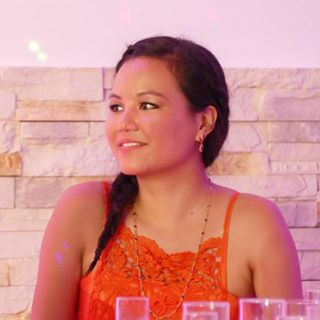
#> input picture images/julie.jpg, 320 x 320 px, given in place of im2_aligned.png, which was not available
$ python hybrid_image_starter.py   (older library calls are emulated)
#> lines starting #> are read from the running program, lines starting #| are printed output that depends on the picture; pictures that were not available may be replaced by others from this repository, and a replacement may not be noted
#> further down, im1_aligned is the input picture: shape (320, 320, 3); mean R, G, B 210.7, 141, 137.7
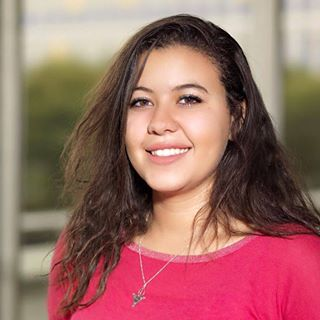
#> input picture images/meryem.jpg, 320 x 320 px, given in place of im1_aligned.png, which was not available
#> further down, im2_aligned is the input picture: shape (320, 320, 3); mean R, G, B 155.5, 107.8, 101.7
### align_image_code.py
import math
import numpy as np
import matplotlib.pyplot as plt
import skimage.transform as sktr
import scipy
import matplotlib.image as mpimg

# [84 lines left out: functions get_points, recenter, find_centers, align_image_centers, rescale_images, rotate_im1 and 2 more, not called in this run]


def kernel(l,sigma):
    ax = np.arange(-l // 2 + 1., l // 2 + 1.)
    xx, yy = np.meshgrid(ax, ax)

    Kernel = np.exp(-(xx ** 2 + yy ** 2) / (2. * sigma ** 2))

    Kernel = Kernel / np.sum(Kernel)
    return Kernel

def rgb2gray(rgb):

    r, g, b = rgb[:,:,0], rgb[:,:,1], rgb[:,:,2]
    gray = 0.2989 * r + 0.5870 * g + 0.1140 * b

    return gray


def hybrid_image(im1_aligned, im2_aligned, sigma1, sigma2, Lambda):
#> called with sigma1 = 6, sigma2 = 0.1, Lambda = 0.6
    size=25

    H, W, _ = im1_aligned.shape
#> H = 320; W = 320

    # Filter 1
    kernel1 = kernel(size,sigma1)
    #filter 2
    kernel2 = kernel(size, sigma2)

    #filter3
    kernel3=kernel(size, 3 )

    #convolution
    H_final = H + size - 1
#> H_final = 344
    W_final = W + size - 1
#> W_final = 344

    im1_filtered=np.zeros((H_final, W_final,3))
    im2_filtered=np.zeros((H_final, W_final,3))

    for i in range(3):

        im1_filtered[:, :, i]=scipy.signal.convolve2d (im1_aligned[:,:,i], kernel1)

        im2_filtered[:,:,i ]= scipy.signal.convolve2d (im2_aligned[:,:,i], kernel3-kernel2 )
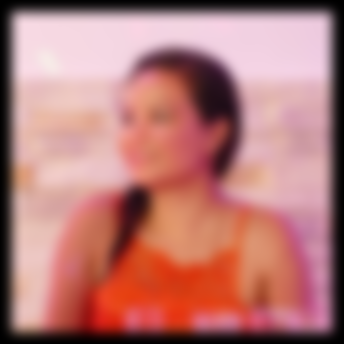
#> im1_filtered: shape (344, 344, 3) float64; mean R, G, B 182.3, 122, 119.2
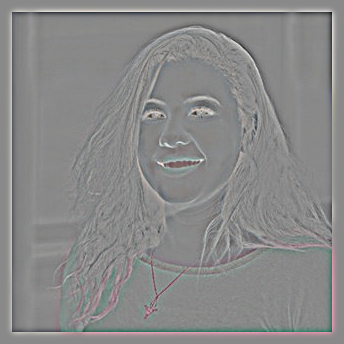
#> im2_filtered: shape (344, 344, 3) float64; mean R, G, B 0, 0, 0; drawn with min black and max white


    #image1
    plt.figure(1)

    plt.subplot(331)
    plt.imshow(im1_aligned)
    plt.title(" Image1 original ")

    plt.subplot(333)
    plt.imshow(np.log(np.abs(np.fft.fftshift(np.fft.fft2(rgb2gray(im1_aligned))))))
    plt.title(" Frequency domain image1 before filtering")

    plt.subplot(335)
    plt.imshow(kernel1)
    plt.title('Low-pass kernel')

    plt.subplot(337)
    plt.imshow(im1_filtered)
    plt.title(" Image1 filtered")


    plt.subplot(339)
    plt.imshow(np.log(np.abs(np.fft.fftshift(np.fft.fft2(rgb2gray(im1_filtered))))))
    plt.title(" Frequency domain image1 after low-pass filter")
    plt.show()

    #image2
    plt.figure(2)

    plt.subplot(331)
    plt.imshow(im2_aligned)
    plt.title(" Image2 original ")

    plt.subplot(333)
    plt.imshow(np.log(np.abs(np.fft.fftshift(np.fft.fft2(rgb2gray(im2_aligned))))))
    plt.title(" Frequency domain image1 before filtering")

    plt.subplot(335)
    plt.imshow(kernel2)
    plt.title('high-pass kernel')

    plt.subplot(337)
    plt.imshow(im2_filtered)
    plt.title(" Image2 filtered")

    plt.subplot(339)
    plt.imshow(np.log(np.abs(np.fft.fftshift(np.fft.fft2(rgb2gray(im2_filtered))))))
    plt.title(" Frequency domain image2 after high-pass filter")
    plt.show()

    # linear combination of bot images
    hybrid_img=im1_filtered*Lambda + (1-Lambda)*im2_filtered

    plt.figure(3)
    plt.imshow(np.log(np.abs(np.fft.fftshift(np.fft.fft2(rgb2gray(hybrid_img))))))
#> in rgb2gray (call 5), `gray = 0.2989 * r + 0.5870 * g + 0.1140 * b`:
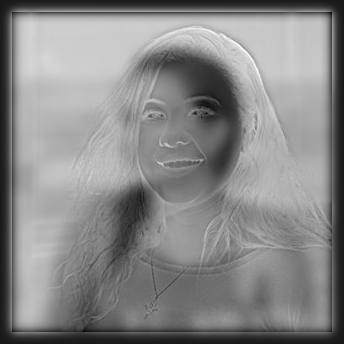
#> gray: shape (344, 344) float64; min -19.28, max 174, mean 83.8; drawn with min black and max white
    plt.title(" Frequency domain hybrid image ")
    plt.show()
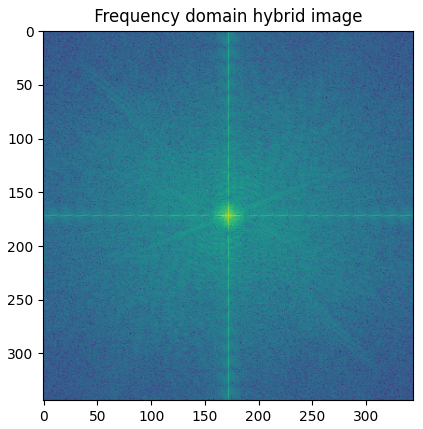
#> figure drawn by matplotlib, 1 panel


    return hybrid_img

### hybrid_image_starter.py
import matplotlib.pyplot as plt
import numpy as np
from align_image_code import align_images
from align_image_code import hybrid_image
import scipy.misc

#First load images

# high sf
# im1 = plt.imread('julie.jpg')#/255.
# im1 = im1[:,:,:3]
#
# # low sf
# im2 = plt.imread('meryem.jpg')#/255
# im2 = im2[:,:,:3]
#
# # Next align images (this code is provided, but may be improved)
# im1_aligned, im2_aligned = align_images(im1, im2)
# scipy.misc.imsave('im1_aligned.png', im1_aligned)
# scipy.misc.imsave('im2_aligned.png', im2_aligned)


## You will provide the code below. Sigma1 and sigma2 are arbitrary
## cutoff values for the high and low frequencies

im1_aligned=plt.imread('im2_aligned.png')
im2_aligned=plt.imread('im1_aligned.png')
#param
sigma1 = 6
sigma2 = 0.1
Lambda= 0.6


hybrid = hybrid_image(im1_aligned, im2_aligned, sigma1, sigma2, Lambda)

plt.imshow(hybrid)
plt.show()
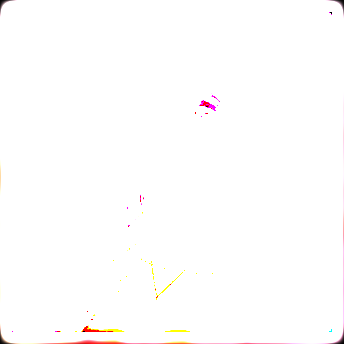
#> shown: shape (344, 344, 3) float64; mean R, G, B 0.999, 0.995, 0.994

#we filter out the outsanding values
p=1/20
hybrid2=np.maximum(hybrid,p )
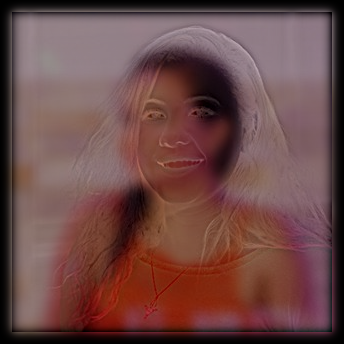
#> hybrid2: shape (344, 344, 3) float64; mean R, G, B 109.4, 73.2, 71.5

plt.imshow(hybrid2)
plt.show()
